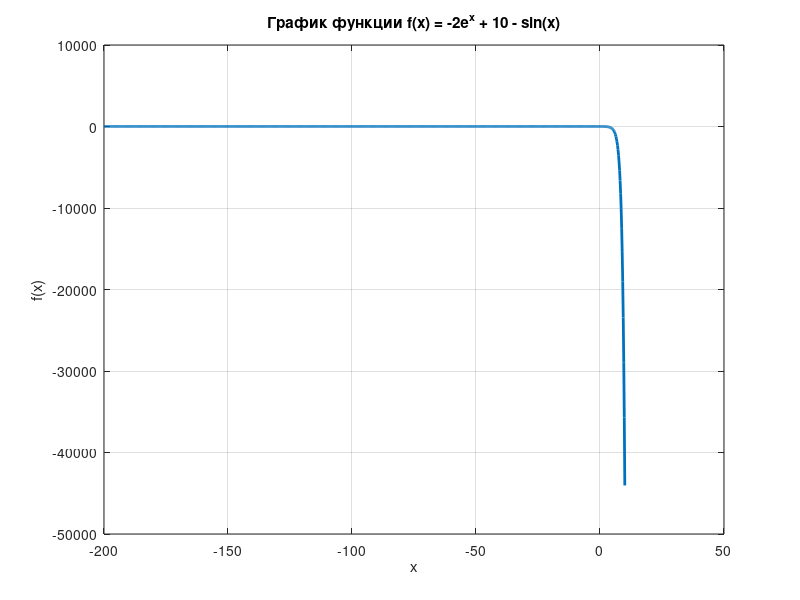

This figure's MATLAB source: (Note: this script raises an error after producing the figure.)
% eps_local=0.5;
% eps_end = 1e-10;

f=@(x) (-2*exp(x)+10 - sin(x));

% def f(x):
%     return -2*exp(x)+10 - sin(x);
    

x = linspace(-200, 10, 1000);
y = f(x);

plot(x, y, 'LineWidth', 2);
grid on;
xlabel('x');
ylabel('f(x)');
title('График функции f(x) = -2e^x + 10 - sin(x)');

ax = gca; % Получаем текущие оси
ax.XAxisLocation = 'origin'; % Ось абсцисс проходит через y = 0
ax.YAxisLocation = 'origin';

ylim([-10, 30]);

hold on;
plot(x, zeros(size(x)), 'k--', 'LineWidth', 1.5); % Линия y = 0
legend('f(x)', 'y = 0'); % Легенда
hold off;
